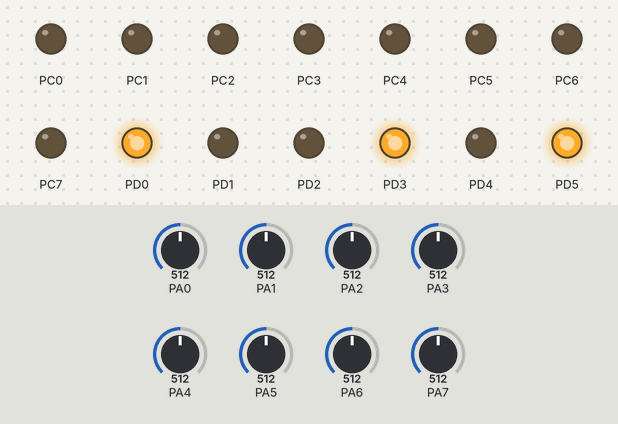
A program run on a simulated ATmega32, built with avr-gcc and emulated at 1 MHz. Parts: output pins drawn as LEDs (lit = HIGH). Inputs (shaded band) come from the test bench; at power-on: PA0 = 512, PA1 = 512, PA2 = 512, PA3 = 512, PA4 = 512, PA5 = 512, PA6 = 512, PA7 = 512.

Above: at 0.1 s.
Timing chart, 0 to 1.6 s (numbered marks = the images above):
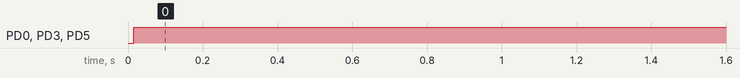

Measured:
- by itself, PD0, PD3, PD5: LOW → HIGH at 0.02 s

The program:

GccApplication4.c
```c
#include <avr/io.h>
#define F_CPU 1000000
#include <util/delay.h>

int count1;
int count2;
int count3;
int count4;
int count5;
int count6;
int count7;
int count0;

int present0;
int present1;
int present2;
int present3;
int present4;
int present5;
int present6;
int present7;

int roadCount1;
int roadCount2;
int roadCount3;
int roadCount4;

uint16_t volt0;
uint16_t volt1;
uint16_t volt2;
uint16_t volt3;
uint16_t volt4;
uint16_t volt5;
uint16_t volt6;
uint16_t volt7;

void InitADC()
{
	ADMUX=(1<<REFS0);                         // For Aref=AVcc;
	ADCSRA=(1<<ADEN)|(1<<ADPS2)|(1<<ADPS1)|(1<<ADPS0); //Rrescalar div factor =128
}

uint16_t ReadADC(uint8_t ch)
{
	//Select ADC Channel ch must be 0-7
	ch=ch&0b00000111;
	ADMUX|=ch;

	//Start Single conversion
	ADCSRA|=(1<<ADSC);

	//Wait for conversion to complete
	while(!(ADCSRA & (1<<ADIF)));

	//Clear ADIF by writing one to it
	//Note you may be wondering why we have write one to clear it
	//This is standard way of clearing bits in io as said in datasheets.
	//The code writes '1' but it result in setting bit to '0' !!!

	ADCSRA|=(1<<ADIF);

	return(ADC);
}

int main(void)
{
	DDRD = 0xFF;
	DDRC = 0xFF;
	uint16_t adc_result0;
	uint16_t adc_result1;
	uint16_t adc_result2;
	uint16_t adc_result3;
	uint16_t adc_result4;
	uint16_t adc_result5;
	uint16_t adc_result6;
	uint16_t adc_result7;

	InitADC();
	present7=present6=present5=present4=present3=present2=present1=present0=0;


	count0=count1=count2=count3=count4=count5=count6=count7=0;


	roadCount1=roadCount2=roadCount3=roadCount4=0;

	PORTD=0b00000000;
	while(1)
	{
		InitADC();
		adc_result0=ReadADC(0);
		// PORTD = 0b11111111;
		if( adc_result0<400)
		{
			if(present0==0){
				present0=1;
				count0++;

			}

		}
		else
		{
			//do nothing
		}
		if(present0==1 && adc_result0>400){
			present0=0;
		}

		InitADC();
		adc_result1=ReadADC(1);
		// PORTD = 0b11111111;
		if( adc_result1<613)
		{
			if(present1==0){
				present1=1;
				count1++;

			}

		}
		else
		{
			//do nothing
		}
		if(present1==1 && adc_result1>613){
			present1=0;
		}


		InitADC();
		adc_result2=ReadADC(2);
		// PORTD = 0b11111111;
		if( adc_result2<480)
		{
			if(present2==0){
				present2=1;
				count2++;

			}

		}
		else
		{
			//do nothing
		}
		if(present2==1 && adc_result2>480){
			present2=0;
		}

		InitADC();
		adc_result3=ReadADC(3);
		// PORTD = 0b11111111;
		if( adc_result3<562)
		{
			if(present3==0){
				present3=1;
				count3++;

			}

		}
		else
		{
			//do nothing
		}
		if(present3==1 && adc_result3>562){
			present3=0;
		}

		InitADC();
		adc_result4=ReadADC(4);
		// PORTD = 0b11111111;
		if( adc_result4<572)
		{
			if(present4==0){
				present4=1;
				count4++;
			}

		}
		else
		{
			//do nothing
		}
		if(present4==1 && adc_result4>572){
			present4=0;
		}

		InitADC();
		adc_result5=ReadADC(5);
		// PORTD = 0b11111111;
		if( adc_result5<204)
		{
			if(present5==0){
				present5=1;
				count5++;

			}

		}
		else
		{
			//do nothing
		}
		if(present5==1 && adc_result5>204){
			present5=0;
		}

		InitADC();
		adc_result6=ReadADC(6);
		// PORTD = 0b11111111;
		if( adc_result6<523)
		{
			if(present6==0){
				present6=1;
				count6++;
			}

		}
		else
		{
			//do nothing
		}
		if(present6==1 && adc_result6>523){
			present6=0;
		}

		InitADC();
		adc_result7=ReadADC(7);
		// PORTD = 0b11111111;
		if( adc_result7<163)
		{
			if(present7==0){
				present7=1;
				count7++;
			}

		}
		else
		{
			//do nothing
		}
		if(present7==1 && adc_result7>163){
			present7=0;
		}

		roadCount1=count6-count0;
		roadCount2=count2-count3;
		roadCount3=count7-count5;
		roadCount4=count1-count4;

		if(roadCount1>=roadCount2 && roadCount1>=roadCount3 && roadCount1>=roadCount4)PORTD=0b10101001;
		else if(roadCount2>=roadCount1 && roadCount2>=roadCount3 && roadCount2>=roadCount4) PORTD=0b10100110;
		else if((roadCount3>=roadCount2 && roadCount3>=roadCount1 && roadCount3>=roadCount4)) PORTD=0b10011010;
		else PORTD=0b01101010;
	}
}
```
